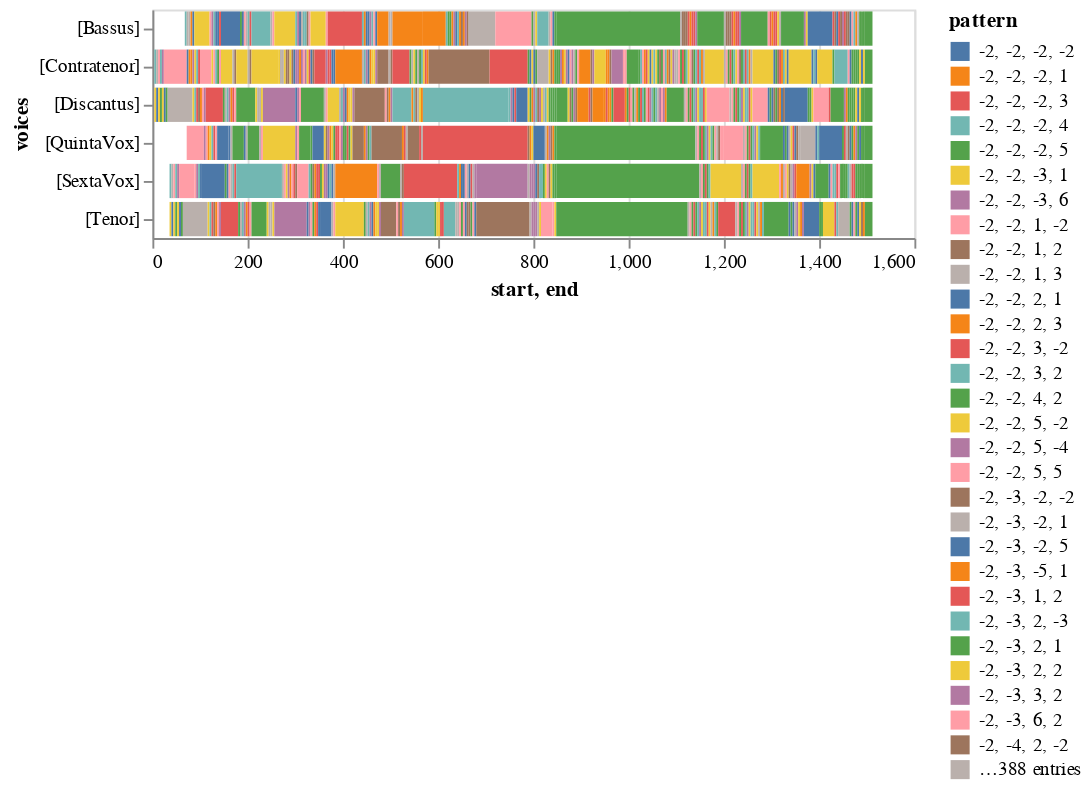

The code cell stored with this chart in its notebook:
### Code cell
chart

### Figure 1 — Vega-Lite specification as saved in the notebook (floating-point values rounded to 4 significant figures; data arrays with more than 128 entries replaced by an {"elided": "..."} marker saying what was removed)
{"config": {"view": {"continuousWidth": 400, "continuousHeight": 300}}, "data": {"name": "data-ee7987600e0b801e638b111f455bd5a2"}, "mark": "bar", "encoding": {"color": {"type": "nominal", "field": "pattern"}, "opacity": {"condition": {"value": 1, "selection": "selector003"}, "value": 0.2}, "x": {"type": "quantitative", "field": "start"}, "x2": {"field": "end"}, "y": {"type": "nominal", "field": "voices"}}, "selection": {"selector003": {"type": "multi", "fields": ["pattern"], "bind": "legend"}}, "$schema": "https://vega.github.io/schema/vega-lite/v4.8.1.json", "datasets": {"data-ee7987600e0b801e638b111f455bd5a2": {"elided": "852 records"}}}
